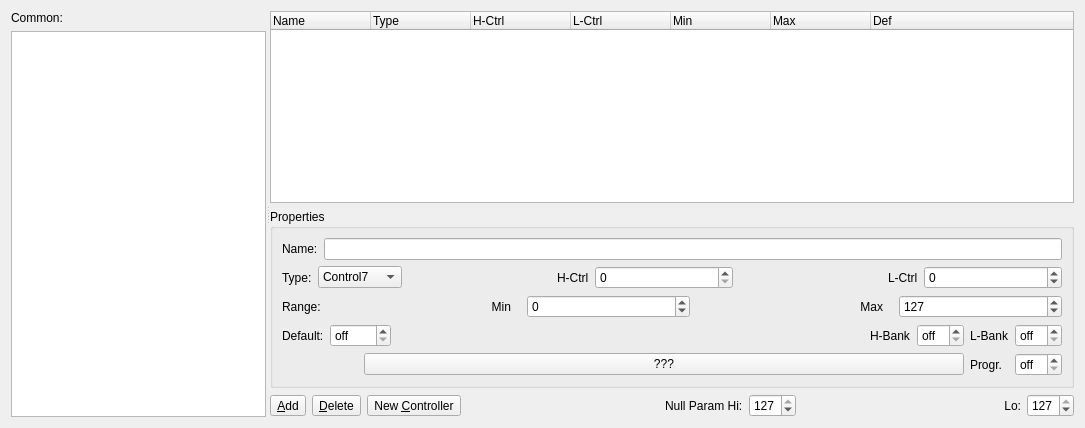
       <widget class="QWidget" name="controllerTab">
        <attribute name="title">
         <string>  Contro&amp;ller  </string>
        </attribute>
        <layout class="QVBoxLayout">
         <item>
          <widget class="QSplitter" name="splitter6">
           <property name="orientation">
            <enum>Qt::Horizontal</enum>
           </property>
           <widget class="QWidget" name="layout13">
            <layout class="QVBoxLayout">
             <item>
              <widget class="QLabel" name="textLabel1">
               <property name="sizePolicy">
                <sizepolicy hsizetype="Preferred" vsizetype="Fixed">
                 <horstretch>0</horstretch>
                 <verstretch>0</verstretch>
                </sizepolicy>
               </property>
               <property name="text">
                <string>Common:</string>
               </property>
               <property name="wordWrap">
                <bool>false</bool>
               </property>
              </widget>
             </item>
             <item>
              <widget class="QListWidget" name="listController">
               <property name="toolTip">
                <string/>
               </property>
               <property name="whatsThis">
                <string>This is a list of commonly used midi controllers.
Note that in OOMidi pitch and program changes are
handled like normal controllers.</string>
               </property>
               <property name="alternatingRowColors">
                <bool>true</bool>
               </property>
              </widget>
             </item>
            </layout>
           </widget>
           <widget class="QWidget" name="layout17">
            <layout class="QVBoxLayout">
             <item>
              <widget class="QTreeWidget" name="viewController">
               <property name="toolTip">
                <string>List of defined controllers</string>
               </property>
               <property name="whatsThis">
                <string>List of defined controllers.</string>
               </property>
               <property name="frameShape">
                <enum>QFrame::StyledPanel</enum>
               </property>
               <property name="frameShadow">
                <enum>QFrame::Sunken</enum>
               </property>
               <property name="alternatingRowColors">
                <bool>true</bool>
               </property>
               <property name="allColumnsShowFocus">
                <bool>true</bool>
               </property>
               <column>
                <property name="text">
                 <string>Name                  </string>
                </property>
               </column>
               <column>
                <property name="text">
                 <string>Type       </string>
                </property>
               </column>
               <column>
                <property name="text">
                 <string>H-Ctrl</string>
                </property>
               </column>
               <column>
                <property name="text">
                 <string>L-Ctrl</string>
                </property>
               </column>
               <column>
                <property name="text">
                 <string>Min  </string>
                </property>
               </column>
               <column>
                <property name="text">
                 <string>Max  </string>
                </property>
               </column>
               <column>
                <property name="text">
                 <string>Def  </string>
                </property>
               </column>
              </widget>
             </item>
             <item>
              <widget class="QGroupBox" name="GroupBox1">
               <property name="sizePolicy">
                <sizepolicy hsizetype="Minimum" vsizetype="Preferred">
                 <horstretch>0</horstretch>
                 <verstretch>0</verstretch>
                </sizepolicy>
               </property>
               <property name="title">
                <string>Properties</string>
               </property>
               <layout class="QVBoxLayout">
                <item>
                 <layout class="QHBoxLayout">
                  <item>
                   <widget class="QLabel" name="TextLabel1_3">
                    <property name="text">
                     <string>Name:</string>
                    </property>
                    <property name="wordWrap">
                     <bool>false</bool>
                    </property>
                   </widget>
                  </item>
                  <item>
                   <widget class="QLineEdit" name="ctrlName">
                    <property name="toolTip">
                     <string/>
                    </property>
                    <property name="whatsThis">
                     <string>Midi controller name</string>
                    </property>
                   </widget>
                  </item>
                 </layout>
                </item>
                <item>
                 <layout class="QHBoxLayout">
                  <item>
                   <widget class="QLabel" name="TextLabel2_4">
                    <property name="text">
                     <string>Type:</string>
                    </property>
                    <property name="wordWrap">
                     <bool>false</bool>
                    </property>
                   </widget>
                  </item>
                  <item>
                   <widget class="QComboBox" name="ctrlType">
                    <property name="toolTip">
                     <string>Midi controller type</string>
                    </property>
                    <property name="whatsThis">
                     <string>Midi controller type</string>
                    </property>
                    <item>
                     <property name="text">
                      <string>Control7</string>
                     </property>
                    </item>
                    <item>
                     <property name="text">
                      <string>Control14</string>
                     </property>
                    </item>
                    <item>
                     <property name="text">
                      <string>RPN</string>
                     </property>
                    </item>
                    <item>
                     <property name="text">
                      <string>NRPN</string>
                     </property>
                    </item>
                    <item>
                     <property name="text">
                      <string>RPN14</string>
                     </property>
                    </item>
                    <item>
                     <property name="text">
                      <string>NRPN14</string>
                     </property>
                    </item>
                    <item>
                     <property name="text">
                      <string>Pitch</string>
                     </property>
                    </item>
                    <item>
                     <property name="text">
                      <string>Program</string>
                     </property>
                    </item>
                   </widget>
                  </item>
                  <item>
                   <spacer name="spacer15">
                    <property name="orientation">
                     <enum>Qt::Horizontal</enum>
                    </property>
                    <property name="sizeType">
                     <enum>QSizePolicy::Expanding</enum>
                    </property>
                    <property name="sizeHint" stdset="0">
                     <size>
                      <width>40</width>
                      <height>20</height>
                     </size>
                    </property>
                   </spacer>
                  </item>
                  <item>
                   <widget class="QLabel" name="TextLabel3_2">
                    <property name="text">
                     <string>H-Ctrl</string>
                    </property>
                    <property name="wordWrap">
                     <bool>false</bool>
                    </property>
                    <property name="indent">
                     <number>10</number>
                    </property>
                   </widget>
                  </item>
                  <item>
                   <widget class="QSpinBox" name="spinBoxHCtrlNo">
                    <property name="sizePolicy">
                     <sizepolicy hsizetype="Expanding" vsizetype="Fixed">
                      <horstretch>0</horstretch>
                      <verstretch>0</verstretch>
                     </sizepolicy>
                    </property>
                    <property name="toolTip">
                     <string>Midi controller number high byte</string>
                    </property>
                    <property name="whatsThis">
                     <string>Midi controller number high byte</string>
                    </property>
                    <property name="minimum">
                     <number>0</number>
                    </property>
                    <property name="maximum">
                     <number>127</number>
                    </property>
                    <property name="value">
                     <number>0</number>
                    </property>
                   </widget>
                  </item>
                  <item>
                   <spacer name="spacer16">
                    <property name="orientation">
                     <enum>Qt::Horizontal</enum>
                    </property>
                    <property name="sizeType">
                     <enum>QSizePolicy::Expanding</enum>
                    </property>
                    <property name="sizeHint" stdset="0">
                     <size>
                      <width>40</width>
                      <height>20</height>
                     </size>
                    </property>
                   </spacer>
                  </item>
                  <item>
                   <widget class="QLabel" name="TextLabel2_3_2">
                    <property name="text">
                     <string>L-Ctrl</string>
                    </property>
                    <property name="wordWrap">
                     <bool>false</bool>
                    </property>
                    <property name="indent">
                     <number>10</number>
                    </property>
                   </widget>
                  </item>
                  <item>
                   <widget class="QSpinBox" name="spinBoxLCtrlNo">
                    <property name="sizePolicy">
                     <sizepolicy hsizetype="Expanding" vsizetype="Fixed">
                      <horstretch>0</horstretch>
                      <verstretch>0</verstretch>
                     </sizepolicy>
                    </property>
                    <property name="toolTip">
                     <string>Midi controller number low byte (* means drum controller)</string>
                    </property>
                    <property name="whatsThis">
                     <string>Midi controller number low byte. 
If low byte is * then the controller is a 
 'drum controller'. For drum tracks and 
 GS/XG type songs and instruments.
Allows controllers for each instrument in 
 OOMidi's drum map. The low byte will be 
 replaced by the 'ANote' in the drum map.
Examples: The GS and XG instruments' 
 Drum controllers.</string>
                    </property>
                    <property name="specialValueText">
                     <string comment="wild card">*</string>
                    </property>
                    <property name="minimum">
                     <number>-1</number>
                    </property>
                    <property name="maximum">
                     <number>127</number>
                    </property>
                    <property name="value">
                     <number>0</number>
                    </property>
                   </widget>
                  </item>
                 </layout>
                </item>
                <item>
                 <layout class="QHBoxLayout">
                  <item>
                   <widget class="QLabel" name="textLabel4_2">
                    <property name="text">
                     <string>Range:</string>
                    </property>
                    <property name="wordWrap">
                     <bool>false</bool>
                    </property>
                   </widget>
                  </item>
                  <item>
                   <spacer name="spacer17">
                    <property name="orientation">
                     <enum>Qt::Horizontal</enum>
                    </property>
                    <property name="sizeType">
                     <enum>QSizePolicy::Expanding</enum>
                    </property>
                    <property name="sizeHint" stdset="0">
                     <size>
                      <width>40</width>
                      <height>20</height>
                     </size>
                    </property>
                   </spacer>
                  </item>
                  <item>
                   <widget class="QLabel" name="TextLabel1_2_2">
                    <property name="text">
                     <string>Min</string>
                    </property>
                    <property name="alignment">
                     <set>Qt::AlignRight|Qt::AlignTrailing|Qt::AlignVCenter</set>
                    </property>
                    <property name="wordWrap">
                     <bool>false</bool>
                    </property>
                    <property name="indent">
                     <number>10</number>
                    </property>
                   </widget>
                  </item>
                  <item>
                   <widget class="QSpinBox" name="spinBoxMin">
                    <property name="sizePolicy">
                     <sizepolicy hsizetype="Expanding" vsizetype="Fixed">
                      <horstretch>0</horstretch>
                      <verstretch>0</verstretch>
                     </sizepolicy>
                    </property>
                    <property name="toolTip">
                     <string>Minimum value. If negative, auto-translate.</string>
                    </property>
                    <property name="whatsThis">
                     <string>Minimum value. If the minimum value 
 is negative, the range will automatically
 be translated to a positive range. 

Useful for controllers which should be 
 displayed with zero bias. For example, 
'Pan': Minimum: -64 Maximum: 63
True range: Min: 0 Max: 127 (bias = 64)
'CoarseTuning': Min: -24 Max: 23
True range: Min: 40 Max: 87 (bias = 64)

Bias is determined from controller type:
7-bit Controller7 / RPN: Bias = 64 
14-bit Controller14 / RPN14: Bias = 8192

Type 'Pitch' is the exception. It is biased 
 at zero, even with a negative minimum:
'Pitch': Min: -8192 Max: 8191
True range: Min: -8192 Max: 8191 (bias 0)</string>
                    </property>
                    <property name="minimum">
                     <number>-16384</number>
                    </property>
                    <property name="maximum">
                     <number>16383</number>
                    </property>
                   </widget>
                  </item>
                  <item>
                   <spacer name="spacer18">
                    <property name="orientation">
                     <enum>Qt::Horizontal</enum>
                    </property>
                    <property name="sizeType">
                     <enum>QSizePolicy::Expanding</enum>
                    </property>
                    <property name="sizeHint" stdset="0">
                     <size>
                      <width>40</width>
                      <height>20</height>
                     </size>
                    </property>
                   </spacer>
                  </item>
                  <item>
                   <widget class="QLabel" name="TextLabel2_2_2">
                    <property name="text">
                     <string>Max</string>
                    </property>
                    <property name="alignment">
                     <set>Qt::AlignRight|Qt::AlignTrailing|Qt::AlignVCenter</set>
                    </property>
                    <property name="wordWrap">
                     <bool>false</bool>
                    </property>
                    <property name="indent">
                     <number>10</number>
                    </property>
                   </widget>
                  </item>
                  <item>
                   <widget class="QSpinBox" name="spinBoxMax">
                    <property name="sizePolicy">
                     <sizepolicy hsizetype="Expanding" vsizetype="Fixed">
                      <horstretch>0</horstretch>
                      <verstretch>0</verstretch>
                     </sizepolicy>
                    </property>
                    <property name="toolTip">
                     <string>Maximum value</string>
                    </property>
                    <property name="whatsThis">
                     <string>Maximum value</string>
                    </property>
                    <property name="minimum">
                     <number>-16384</number>
                    </property>
                    <property name="maximum">
                     <number>16383</number>
                    </property>
                    <property name="value">
                     <number>127</number>
                    </property>
                   </widget>
                  </item>
                 </layout>
                </item>
                <item>
                 <layout class="QGridLayout">
                  <item row="1" column="0" colspan="2">
                   <spacer name="spacer13_2">
                    <property name="orientation">
                     <enum>Qt::Horizontal</enum>
                    </property>
                    <property name="sizeType">
                     <enum>QSizePolicy::Expanding</enum>
                    </property>
                    <property name="sizeHint" stdset="0">
                     <size>
                      <width>40</width>
                      <height>20</height>
                     </size>
                    </property>
                   </spacer>
                  </item>
                  <item row="0" column="0">
                   <widget class="QLabel" name="textLabel1_3">
                    <property name="text">
                     <string>Default:</string>
                    </property>
                    <property name="alignment">
                     <set>Qt::AlignVCenter</set>
                    </property>
                    <property name="wordWrap">
                     <bool>false</bool>
                    </property>
                   </widget>
                  </item>
                  <item row="0" column="6">
                   <widget class="QLabel" name="textLabel2_4">
                    <property name="text">
                     <string>L-Bank</string>
                    </property>
                    <property name="wordWrap">
                     <bool>false</bool>
                    </property>
                   </widget>
                  </item>
                  <item row="0" column="5">
                   <widget class="QSpinBox" name="defPatchH">
                    <property name="specialValueText">
                     <string>off</string>
                    </property>
                    <property name="minimum">
                     <number>0</number>
                    </property>
                    <property name="maximum">
                     <number>128</number>
                    </property>
                    <property name="value">
                     <number>0</number>
                    </property>
                   </widget>
                  </item>
                  <item row="0" column="7">
                   <widget class="QSpinBox" name="defPatchL">
                    <property name="specialValueText">
                     <string>off</string>
                    </property>
                    <property name="minimum">
                     <number>0</number>
                    </property>
                    <property name="maximum">
                     <number>128</number>
                    </property>
                    <property name="value">
                     <number>0</number>
                    </property>
                   </widget>
                  </item>
                  <item row="1" column="6">
                   <widget class="QLabel" name="textLabel3">
                    <property name="text">
                     <string>Progr.</string>
                    </property>
                    <property name="wordWrap">
                     <bool>false</bool>
                    </property>
                   </widget>
                  </item>
                  <item row="1" column="7">
                   <widget class="QSpinBox" name="defPatchProg">
                    <property name="specialValueText">
                     <string>off</string>
                    </property>
                    <property name="minimum">
                     <number>0</number>
                    </property>
                    <property name="maximum">
                     <number>128</number>
                    </property>
                    <property name="value">
                     <number>0</number>
                    </property>
                   </widget>
                  </item>
                  <item row="1" column="2" colspan="4">
                   <widget class="QPushButton" name="patchButton">
                    <property name="enabled">
                     <bool>true</bool>
                    </property>
                    <property name="minimumSize">
                     <size>
                      <width>210</width>
                      <height>0</height>
                     </size>
                    </property>
                    <property name="text">
                     <string>???</string>
                    </property>
                    <property name="shortcut">
                     <string/>
                    </property>
                   </widget>
                  </item>
                  <item row="0" column="4">
                   <widget class="QLabel" name="textLabel1_5">
                    <property name="text">
                     <string>H-Bank</string>
                    </property>
                    <property name="wordWrap">
                     <bool>false</bool>
                    </property>
                   </widget>
                  </item>
                  <item row="0" column="3">
                   <spacer name="spacer12_2">
                    <property name="orientation">
                     <enum>Qt::Horizontal</enum>
                    </property>
                    <property name="sizeType">
                     <enum>QSizePolicy::Expanding</enum>
                    </property>
                    <property name="sizeHint" stdset="0">
                     <size>
                      <width>40</width>
                      <height>20</height>
                     </size>
                    </property>
                   </spacer>
                  </item>
                  <item row="0" column="1" colspan="2">
                   <widget class="QSpinBox" name="spinBoxDefault">
                    <property name="sizePolicy">
                     <sizepolicy hsizetype="Expanding" vsizetype="Fixed">
                      <horstretch>0</horstretch>
                      <verstretch>0</verstretch>
                     </sizepolicy>
                    </property>
                    <property name="minimumSize">
                     <size>
                      <width>0</width>
                      <height>0</height>
                     </size>
                    </property>
                    <property name="maximumSize">
                     <size>
                      <width>85</width>
                      <height>32767</height>
                     </size>
                    </property>
                    <property name="toolTip">
                     <string>Default value. Off: No default.</string>
                    </property>
                    <property name="whatsThis">
                     <string>Default (initial) value. Off means no default.

If a default value is chosen, the value will be sent
 to the controller when the controller is added to
 the song (in piano roll or event editor). When 
 the song is re-loaded, the value is sent again.
Otherwise the controller remains at its last value.
Controllers are also automatically added to a 
 song upon reception of a midi controller event.

Caution! Watch out for controllers such as 
 'Sustain' and 'ResetAllController' with default 
 values. You should probably turn 'off' their 
 default (in piano roll or drum edit, and 
 instrument editor).</string>
                    </property>
                    <property name="specialValueText">
                     <string comment="dont care">off</string>
                    </property>
                    <property name="minimum">
                     <number>-1</number>
                    </property>
                    <property name="maximum">
                     <number>16383</number>
                    </property>
                    <property name="value">
                     <number>-1</number>
                    </property>
                   </widget>
                  </item>
                 </layout>
                </item>
               </layout>
              </widget>
             </item>
             <item>
              <layout class="QHBoxLayout">
               <item>
                <widget class="QToolButton" name="addController">
                 <property name="toolTip">
                  <string>Add common controller</string>
                 </property>
                 <property name="text">
                  <string>&amp;Add</string>
                 </property>
                 <property name="shortcut">
                  <string>Alt+A</string>
                 </property>
                </widget>
               </item>
               <item>
                <widget class="QToolButton" name="deleteController">
                 <property name="toolTip">
                  <string>Delete controller</string>
                 </property>
                 <property name="text">
                  <string>&amp;Delete</string>
                 </property>
                 <property name="shortcut">
                  <string>Alt+D</string>
                 </property>
                </widget>
               </item>
               <item>
                <widget class="QToolButton" name="newController">
                 <property name="toolTip">
                  <string>Create a new controller</string>
                 </property>
                 <property name="text">
                  <string>New &amp;Controller</string>
                 </property>
                 <property name="shortcut">
                  <string>Alt+C</string>
                 </property>
                </widget>
               </item>
               <item>
                <spacer name="spacer13">
                 <property name="orientation">
                  <enum>Qt::Horizontal</enum>
                 </property>
                 <property name="sizeType">
                  <enum>QSizePolicy::Expanding</enum>
                 </property>
                 <property name="sizeHint" stdset="0">
                  <size>
                   <width>200</width>
                   <height>20</height>
                  </size>
                 </property>
                </spacer>
               </item>
               <item>
                <widget class="QLabel" name="nullValLabelH">
                 <property name="text">
                  <string>Null Param Hi:</string>
                 </property>
                 <property name="wordWrap">
                  <bool>false</bool>
                 </property>
                </widget>
               </item>
               <item>
                <widget class="QSpinBox" name="nullParamSpinBoxH">
                 <property name="toolTip">
                  <string>Null parameter number High byte</string>
                 </property>
                 <property name="whatsThis">
                  <string>If set, these 'null' parameter numbers will 
 be sent after each RPN/NRPN event. 
This prevents subsequent 'data' events
 from corrupting the RPN/NRPN controller.
Typically, set to 127/127, or an unused
 RPN/NRPN controller number.</string>
                 </property>
                 <property name="specialValueText">
                  <string>off</string>
                 </property>
                 <property name="minimum">
                  <number>-1</number>
                 </property>
                 <property name="maximum">
                  <number>127</number>
                 </property>
                 <property name="value">
                  <number>127</number>
                 </property>
                </widget>
               </item>
               <item>
                <spacer name="spacer13_3">
                 <property name="orientation">
                  <enum>Qt::Horizontal</enum>
                 </property>
                 <property name="sizeType">
                  <enum>QSizePolicy::Expanding</enum>
                 </property>
                 <property name="sizeHint" stdset="0">
                  <size>
                   <width>200</width>
                   <height>20</height>
                  </size>
                 </property>
                </spacer>
               </item>
               <item>
                <widget class="QLabel" name="nullValLabelL">
                 <property name="text">
                  <string> Lo:</string>
                 </property>
                 <property name="wordWrap">
                  <bool>false</bool>
                 </property>
                </widget>
               </item>
               <item>
                <widget class="QSpinBox" name="nullParamSpinBoxL">
                 <property name="toolTip">
                  <string>Null parameter number Low byte</string>
                 </property>
                 <property name="whatsThis">
                  <string>If set, these 'null' parameter numbers will 
 be sent after each RPN/NRPN event. 
This prevents subsequent 'data' events
 from corrupting the RPN/NRPN controller.
Typically, set to 127/127, or an unused
 RPN/NRPN controller number.</string>
                 </property>
                 <property name="specialValueText">
                  <string>off</string>
                 </property>
                 <property name="minimum">
                  <number>-1</number>
                 </property>
                 <property name="maximum">
                  <number>127</number>
                 </property>
                 <property name="value">
                  <number>127</number>
                 </property>
                </widget>
               </item>
              </layout>
             </item>
            </layout>
           </widget>
          </widget>
         </item>
        </layout>
       </widget>
